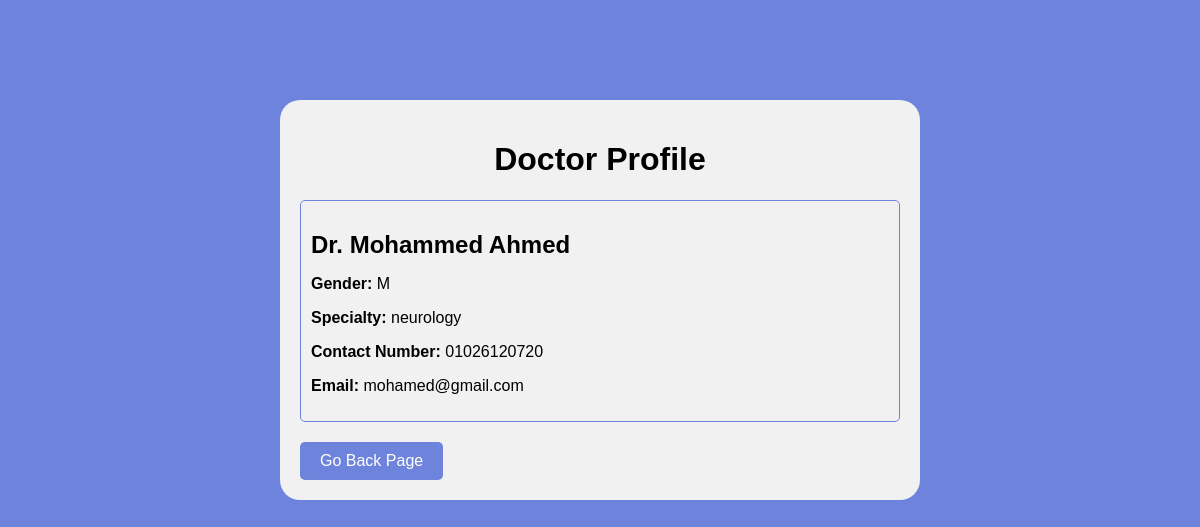
The app's page /doctors/4 with its own data.
### hospital_app/models.py (models this page shows, shortened)
class Doctor(models.Model):
    FirstName = models.CharField(max_length=100)
    LastName = models.CharField(max_length=100)
    Gender = models.CharField(max_length=3,choices=[('F',"Female"),('M',"Male")],default='M')
    Specialty = models.CharField( max_length=100,
        choices=[
            ('cardiology', 'Cardiology'),
            ('neurology', 'Neurology'),
            ('pediatrics', 'Pediatrics'),
            ('orthopedics', 'Orthopedics'),
            ('gynecology', 'Gynecology'),
            ('oncology', 'Oncology'),
            ('dermatology', 'Dermatology'),
        ])
    ContactNumber = models.CharField(max_length=20)
    Email = models.EmailField()
    Department = models.ForeignKey(Department, on_delete=models.SET_NULL, null=True)

### hospital_app/views.py (the view)
# urls.py: path('doctors/<int:id_doctor>', detail_doctor),
def detail_doctor(request, id_doctor):
    data = Doctor.objects.get(id = id_doctor)
    return render(request, 'detail_doctor.html', {'context':data})

### hospital_app/templates/detail_doctor.html (shortened to what this page needs)
<!DOCTYPE html>
<html lang="en">
<head>
</head>
<body>
    <div class="profile-container">
        <h1>Doctor Profile</h1>
        <div class="doctor-profile">
            <h2>Dr. {{context.FirstName}} {{context.LastName}}</h2>
            <p><strong>Gender:</strong> {{context.Gender}}</p>
            <p><strong>Specialty:</strong> {{context.Specialty}}</p>
            <p><strong>Contact Number:</strong> {{context.ContactNumber}}</p>
            <p><strong>Email:</strong> {{context.Email}}</p>
        </div>
        <button class="go-back-btn" onclick="goBack()">Go Back Page</button>
    </div>
</body>
</html>

### hospital_app/templates/detail_doctor.html (style rules this page uses)
body { font-family: Arial, sans-serif; margin: 20px; background-color: #6d83dc; }
.profile-container { width: 600px; margin: 100px auto; padding: 20px; background-color: #f1f1f1; border-radius: 20px; }
h1 { text-align: center; }
.doctor-profile { margin-top: 20px; border: 1px solid #6d83dc; padding: 10px; border-radius: 5px; }
h2 { margin-bottom: 10px; }
strong { font-weight: bold; }
.go-back-btn { margin-top: 20px; padding: 10px 20px; background-color: #6d83dc; color: #fff; border: none; border-radius: 5px; cursor: pointer; font-size: 16px; transition: background-color 0.3s ease; }

### records on screen
Doctor: FirstName "Mohammed", LastName "Ahmed", Gender "M", Specialty "neurology", ContactNumber "01026120720", Email "mohamed@gmail.com"
